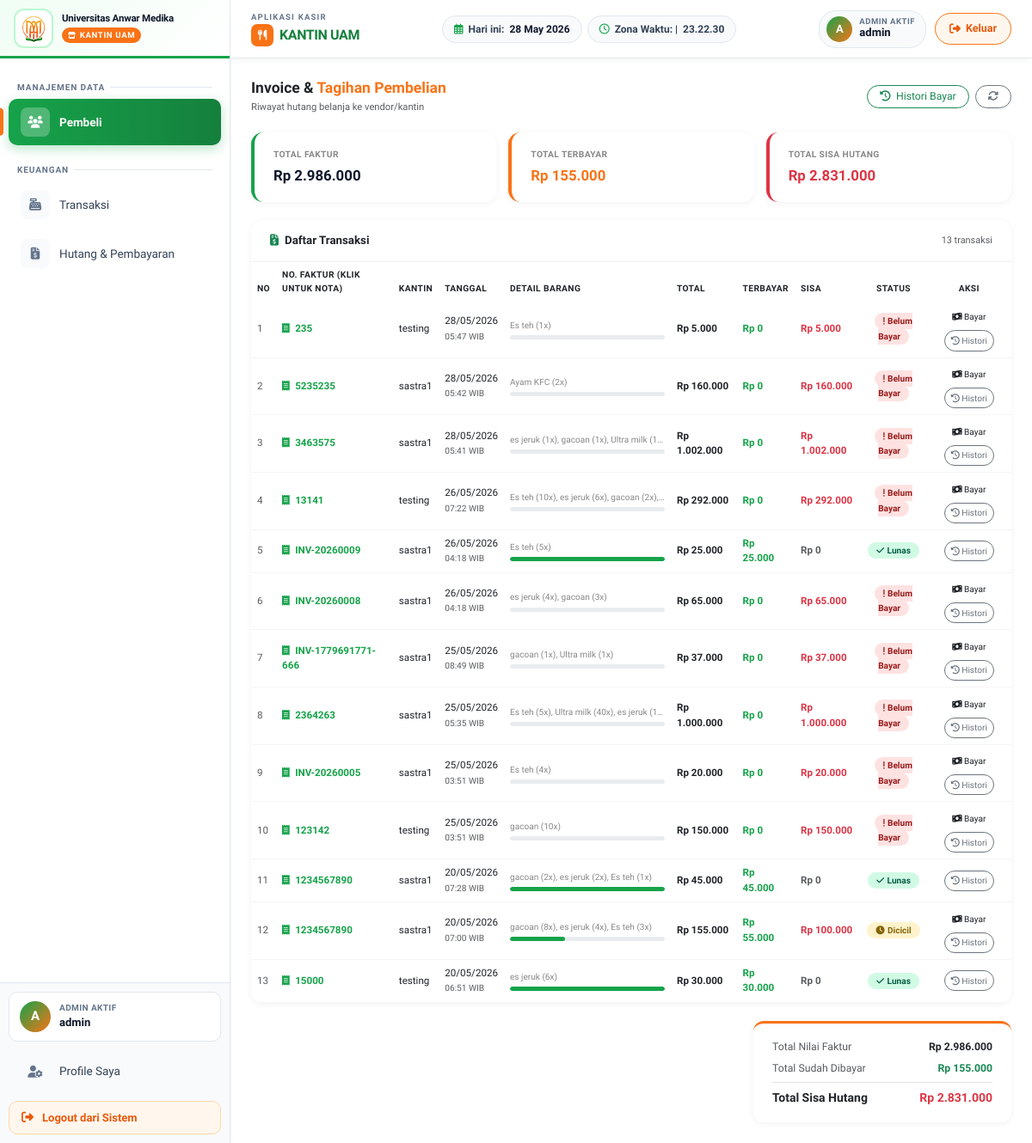
The app's page /piutang/piutang.php (signed in), older data.
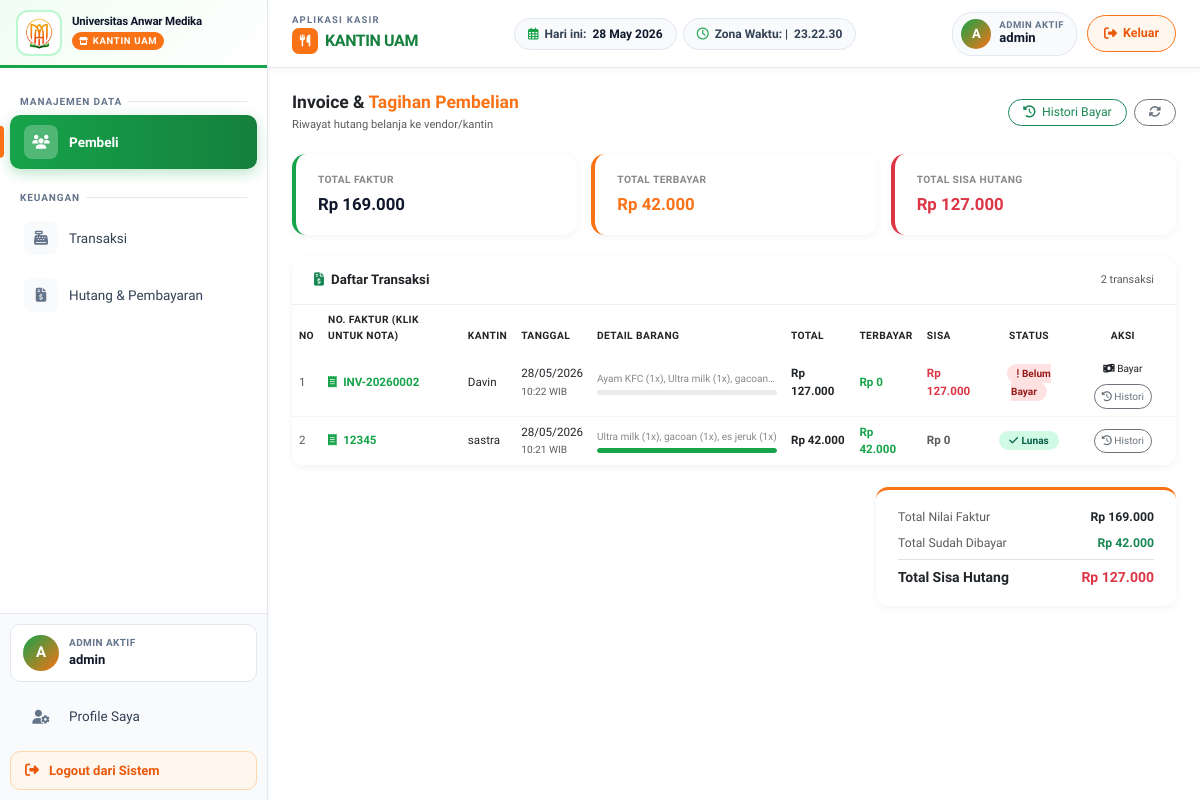
The same page, newer data.
### tables this page shows
CREATE TABLE `pembelian` (
  `id_beli` int NOT NULL,
  `no_faktur` varchar(100) NOT NULL,
  `tanggal_beli` datetime NOT NULL DEFAULT CURRENT_TIMESTAMP,
  `id_admin` int UNSIGNED NOT NULL,
  `id_vendor` int NOT NULL,
  `metode` varchar(50) DEFAULT NULL,
  `metode_pembayaran` varchar(20) DEFAULT NULL,
  `total_bayar` decimal(12,2) DEFAULT NULL,
  `dibayar` decimal(12,2) DEFAULT NULL,
  `sisa_hutang` decimal(12,2) DEFAULT NULL,
  `status` varchar(20) DEFAULT NULL,
  `foto_faktur` varchar(255) DEFAULT NULL
);

CREATE TABLE `vendor` (
  `id_vendor` int NOT NULL,
  `nama` varchar(300) NOT NULL
);

### piutang/piutang.php (the view, shortened to what the changed rows need)
<?php
require '../config/config.php';
$query = "SELECT
            p.id_beli,
            p.no_faktur,
            p.tanggal_beli,
            v.nama AS nama_kantin,
            IFNULL(SUM(db.jumlah * db.harga), 0) AS total_belanja,
            IFNULL((SELECT SUM(ph.nominal) FROM pembayaran_hutang ph WHERE ph.id_beli = p.id_beli), 0) AS total_terbayar,
            IFNULL(GROUP_CONCAT(CONCAT(pr.nama, ' (', db.jumlah, 'x)') ORDER BY db.id_detail SEPARATOR ', '), '-') AS detail_barang
          FROM pembelian p
          LEFT JOIN vendor v ON p.id_vendor = v.id_vendor
          LEFT JOIN detail_beli db ON p.id_beli = db.id_beli
          LEFT JOIN barang pr ON db.id_produk = pr.id -- <-- PERBAIKAN DI SINI
          GROUP BY p.id_beli
          ORDER BY p.tanggal_beli DESC";
$result   = mysqli_query($conn, $query);
$all_rows = mysqli_fetch_all($result, MYSQLI_ASSOC);
$grand_faktur   = 0;
$grand_terbayar = 0;
$grand_sisa     = 0;
foreach ($all_rows as $r) {
    $grand_faktur   += floatval($r['total_belanja']);
    $grand_terbayar += floatval($r['total_terbayar']);
    $grand_sisa     += max(0, floatval($r['total_belanja']) - floatval($r['total_terbayar']));
}
?>
<!DOCTYPE html>
<html lang="id">
<head>
    <link href="https://cdn.jsdelivr.net/npm/bootstrap@5.3.0/dist/css/bootstrap.min.css" rel="stylesheet">
    <link rel="stylesheet" href="https://cdnjs.cloudflare.com/ajax/libs/font-awesome/6.4.0/css/all.min.css">
</head>
<body>
<div class="wrapper-utama">
    <?php include '../assets/sidebar.php'; ?>
    <div class="area-konten-kanan">
        <div class="main-scroll">
            <div class="row g-3 mb-4">
                <div class="col-md-4">
                    <div class="stat-card">
                        <div class="stat-label">Total Faktur</div>
                        <div class="stat-value">Rp <?= number_format($grand_faktur, 0, ',', '.') ?></div>
                    </div>
                </div>
                <div class="col-md-4">
                    <div class="stat-card orange">
                        <div class="stat-label">Total Terbayar</div>
                        <div class="stat-value" style="color:var(--orange);">Rp <?= number_format($grand_terbayar, 0, ',', '.') ?></div>
                    </div>
                </div>
                <div class="col-md-4">
                    <div class="stat-card red">
                        <div class="stat-label">Total Sisa Hutang</div>
                        <div class="stat-value" style="color:#dc3545;">Rp <?= number_format($grand_sisa, 0, ',', '.') ?></div>
                    </div>
                </div>
            </div>
            <div class="table-card mb-4">
                <div class="table-card-header">
                    <h6 class="fw-bold mb-0" style="font-size:0.95rem;"><i class="fas fa-file-invoice-dollar me-2 text-success"></i>Daftar Transaksi</h6>
                    <span class="text-muted" style="font-size:0.78rem;"><?= count($all_rows) ?> transaksi</span>
                </div>
                <div class="table-responsive">
                    <table class="table mb-0">
                        <thead>
                            <tr>
                                <th>No</th>
                                <th>No. Faktur (Klik untuk Nota)</th>
                                <th>Kantin</th>
                                <th>Tanggal</th>
                                <th>Detail barang</th>
                                <th>Total</th>
                                <th>Terbayar</th>
                                <th>Sisa</th>
                                <th class="text-center">Status</th>
                                <th class="text-center">Aksi</th>
                            </tr>
                        </thead>
                        <tbody>
                        <?php if (empty($all_rows)): ?>
                            <tr><td colspan="10" class="text-center py-5 text-muted">
                                <i class="fas fa-inbox fa-3x d-block mb-3 opacity-25"></i>
                                Belum ada riwayat transaksi
                            </td></tr>
                        <?php else: ?>
                            <?php foreach ($all_rows as $i => $row):
                                $total    = floatval($row['total_belanja']);
                                $terbayar = floatval($row['total_terbayar']);
                                $sisa     = max(0, $total - $terbayar);
                                $persen   = $total > 0 ? min(100, ($terbayar / $total) * 100) : 0;
                                if ($total == 0)       $badge = '<span class="badge-belum">Kosong</span>';
                                elseif ($sisa <= 0)    $badge = '<span class="badge-lunas"><i class="fas fa-check me-1"></i>Lunas</span>';
                                elseif ($terbayar > 0) $badge = '<span class="badge-dicicil"><i class="fas fa-clock me-1"></i>Dicicil</span>';
                                else                   $badge = '<span class="badge-belum"><i class="fas fa-exclamation me-1"></i>Belum Bayar</span>';
                            ?>
                            <tr>
                                <td class="text-muted"><?= $i+1 ?></td>
                                <td>
                                    <span class="fw-bold faktur-link text-decoration-none"
                                          onclick="bukaNotaMengambang('<?= $row['id_beli'] ?>', '<?= htmlspecialchars($row['no_faktur']) ?>')">
                                        <i class="fas fa-receipt me-1"></i> <?= htmlspecialchars($row['no_faktur']) ?>
                                    </span>
                                </td>
                                <td><?= htmlspecialchars($row['nama_kantin'] ?? 'Kantin UAM') ?></td>
                                <td>
                                    <span class="d-block"><?= date('d/m/Y', strtotime($row['tanggal_beli'])) ?></span>
                                    <small class="text-muted"><?= date('H:i', strtotime($row['tanggal_beli'])) ?> WIB</small>
                                </td>
                                <td>
                                    <span class="detail-text" title="<?= htmlspecialchars($row['detail_barang']) ?>"><?= htmlspecialchars($row['detail_barang']) ?></span>
                                    <div class="progress-thin"><div style="width:<?= $persen ?>%"></div></div>
                                </td>
                                <td class="fw-bold">Rp <?= number_format($total, 0, ',', '.') ?></td>
                                <td style="color:var(--green);font-weight:600;">Rp <?= number_format($terbayar, 0, ',', '.') ?></td>
                                <td class="fw-bold <?= $sisa > 0 ? 'text-danger' : 'text-muted' ?>">Rp <?= number_format($sisa, 0, ',', '.') ?></td>
                                <td class="text-center"><?= $badge ?></td>
                                <td class="text-center">
                                    <div class="d-flex gap-1 justify-content-center flex-wrap">
                                        <?php if ($sisa > 0 && $total > 0): ?>
                                        <button class="btn btn-sm btn-orange rounded-pill px-2" style="font-size:0.72rem;"
                                                data-bs-toggle="modal" data-bs-target="#modalBayar<?= $row['id_beli'] ?>">
                                            <i class="fas fa-money-bill-wave"></i> Bayar
                                        </button>
                                        <?php endif; ?>
                                        <a href="histori.php?id_beli=<?= $row['id_beli'] ?>" class="btn btn-sm btn-outline-secondary rounded-pill px-2" style="font-size:0.72rem;">
                                            <i class="fas fa-history"></i> Histori
                                        </a>
                                    </div>
                                </td>
                            </tr>
                            <?php endforeach; ?>
                        <?php endif; ?>
                        </tbody>
                    </table>
                </div>
            </div>
            <div class="d-flex justify-content-end">
                <div class="summary-box">
                    <div class="d-flex justify-content-between mb-2 small">
                        <span class="text-muted">Total Nilai Faktur</span>
                        <span class="fw-bold">Rp <?= number_format($grand_faktur, 0, ',', '.') ?></span>
                    </div>
                    <div class="d-flex justify-content-between mb-2 small">
                        <span class="text-muted">Total Sudah Dibayar</span>
                        <span class="fw-bold text-success">Rp <?= number_format($grand_terbayar, 0, ',', '.') ?></span>
                    </div>
                    <div class="d-flex justify-content-between pt-2 border-top">
                        <span class="fw-bold">Total Sisa Hutang</span>
                        <span class="fw-bold text-danger" style="font-size:1rem;">Rp <?= number_format($grand_sisa, 0, ',', '.') ?></span>
                    </div>
                </div>
            </div>
        </div>
    </div>
</div>
</body>
</html>

Row changes from the older to the newer data that the page shows:
removed pembelian: no_faktur "235", id_vendor.nama "testing", tanggal_beli "28/05/2026", tanggal_beli "05:47", detail_barang "Es teh (1x)", total "5.000", terbayar "0", sisa "5.000", shows "Belum Bayar"
removed pembelian: no_faktur "5235235", id_vendor.nama "sastra1", tanggal_beli "28/05/2026", tanggal_beli "05:42", detail_barang "Ayam KFC (2x)", total "160.000", terbayar "0", sisa "160.000", shows "Belum Bayar"
removed pembelian: no_faktur "3463575", id_vendor.nama "sastra1", tanggal_beli "28/05/2026", tanggal_beli "05:41", detail_barang "es jeruk (1x), gacoan (1x), Ultra milk (1…", total "1.002.000", terbayar "0", sisa "1.002.000", shows "Belum Bayar"
removed pembelian: no_faktur "13141", id_vendor.nama "testing", tanggal_beli "26/05/2026", tanggal_beli "07:22", detail_barang "Es teh (10x), es jeruk (6x), gacoan (2x),…", total "292.000", terbayar "0", sisa "292.000", shows "Belum Bayar"
removed pembelian: no_faktur "INV-20260009", id_vendor.nama "sastra1", tanggal_beli "26/05/2026", tanggal_beli "04:18", detail_barang "Es teh (5x)", $persen 100 (drawn), total "25.000", terbayar "25.000", sisa "0", shows "Lunas"
removed pembelian: no_faktur "INV-20260008", id_vendor.nama "sastra1", tanggal_beli "26/05/2026", tanggal_beli "04:18", detail_barang "es jeruk (4x), gacoan (3x)", total "65.000", terbayar "0", sisa "65.000", shows "Belum Bayar"
removed pembelian: no_faktur "INV-1779691771-666", id_vendor.nama "sastra1", tanggal_beli "25/05/2026", tanggal_beli "08:49", detail_barang "gacoan (1x), Ultra milk (1x)", total "37.000", terbayar "0", sisa "37.000", shows "Belum Bayar"
removed pembelian: no_faktur "2364263", id_vendor.nama "sastra1", tanggal_beli "25/05/2026", tanggal_beli "05:35", detail_barang "Es teh (5x), Ultra milk (40x), es jeruk (1…", total "1.000.000", terbayar "0", sisa "1.000.000", shows "Belum Bayar"
removed pembelian: no_faktur "INV-20260005", id_vendor.nama "sastra1", tanggal_beli "25/05/2026", tanggal_beli "03:51", detail_barang "Es teh (4x)", total "20.000", terbayar "0", sisa "20.000", shows "Belum Bayar"
removed pembelian: no_faktur "123142", id_vendor.nama "testing", tanggal_beli "25/05/2026", tanggal_beli "03:51", detail_barang "gacoan (10x)", total "150.000", terbayar "0", sisa "150.000", shows "Belum Bayar"
removed pembelian: no_faktur "1234567890", id_vendor.nama "sastra1", tanggal_beli "20/05/2026", tanggal_beli "07:28", detail_barang "gacoan (2x), es jeruk (2x), Es teh (1x)", $persen 100 (drawn), total "45.000", terbayar "45.000", sisa "0", shows "Lunas"
removed pembelian: no_faktur "1234567890", id_vendor.nama "sastra1", tanggal_beli "20/05/2026", tanggal_beli "07:00", detail_barang "gacoan (8x), es jeruk (4x), Es teh (3x)", $persen 35.483870967742 (drawn), total "155.000", terbayar "55.000", sisa "100.000", shows "Dicicil"
removed pembelian: no_faktur "15000", id_vendor.nama "testing", tanggal_beli "20/05/2026", tanggal_beli "06:51", detail_barang "es jeruk (6x)", $persen 100 (drawn), total "30.000", terbayar "30.000", sisa "0", shows "Lunas"
added pembelian: no_faktur "INV-20260002", id_vendor.nama "Davin", tanggal_beli "28/05/2026", tanggal_beli "10:22", detail_barang "Ayam KFC (1x), Ultra milk (1x), gacoan…", total "127.000", terbayar "0", sisa "127.000", shows "Belum Bayar"
added pembelian: no_faktur "12345", id_vendor.nama "sastra", tanggal_beli "28/05/2026", tanggal_beli "10:21", detail_barang "Ultra milk (1x), gacoan (1x), es jeruk (1x)", $persen 100 (drawn), total "42.000", terbayar "42.000", sisa "0", shows "Lunas"
Text that changed along with them:
$grand_faktur: "2.986.000" → "169.000"
$grand_terbayar: "155.000" → "42.000"
$grand_sisa: "2.831.000" → "127.000"
count($all_rows): "13" → "2"
